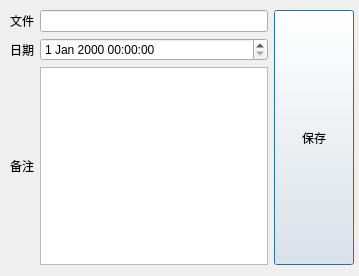
<?xml version="1.0" encoding="UTF-8"?>
<ui version="4.0">
 <class>DTag</class>
 <widget class="QDialog" name="DTag">
  <property name="geometry">
   <rect>
    <x>0</x>
    <y>0</y>
    <width>359</width>
    <height>276</height>
   </rect>
  </property>
  <property name="windowTitle">
   <string>新增备忘文件</string>
  </property>
  <property name="windowIcon">
   <iconset resource="../../resources/res.qrc">
    <normaloff>:/usedimage/tag.svg</normaloff>:/usedimage/tag.svg</iconset>
  </property>
  <widget class="QWidget" name="layoutWidget">
   <property name="geometry">
    <rect>
     <x>10</x>
     <y>10</y>
     <width>344</width>
     <height>255</height>
    </rect>
   </property>
   <layout class="QHBoxLayout" name="horizontalLayout_2" stretch="0,0">
    <item>
     <layout class="QGridLayout" name="gridLayout">
      <item row="0" column="0">
       <widget class="QLabel" name="label_1">
        <property name="text">
         <string>文件</string>
        </property>
        <property name="alignment">
         <set>Qt::AlignmentFlag::AlignCenter</set>
        </property>
       </widget>
      </item>
      <item row="2" column="0">
       <widget class="QLabel" name="label_3">
        <property name="text">
         <string>备注</string>
        </property>
        <property name="pixmap">
         <pixmap resource="../../resources/res.qrc">:/usedimage/edittag.svg</pixmap>
        </property>
        <property name="alignment">
         <set>Qt::AlignmentFlag::AlignCenter</set>
        </property>
       </widget>
      </item>
      <item row="1" column="1">
       <widget class="QDateTimeEdit" name="dateTimeEdit"/>
      </item>
      <item row="2" column="1">
       <widget class="QTextEdit" name="annotationTextEdit">
        <property name="sizePolicy">
         <sizepolicy hsizetype="Preferred" vsizetype="Preferred">
          <horstretch>0</horstretch>
          <verstretch>0</verstretch>
         </sizepolicy>
        </property>
       </widget>
      </item>
      <item row="1" column="0">
       <widget class="QLabel" name="label_2">
        <property name="text">
         <string>日期</string>
        </property>
        <property name="alignment">
         <set>Qt::AlignmentFlag::AlignCenter</set>
        </property>
       </widget>
      </item>
      <item row="0" column="1">
       <widget class="QLineEdit" name="tagsLineEdit"/>
      </item>
     </layout>
    </item>
    <item>
     <widget class="QPushButton" name="saveButton">
      <property name="sizePolicy">
       <sizepolicy hsizetype="Minimum" vsizetype="Preferred">
        <horstretch>0</horstretch>
        <verstretch>0</verstretch>
       </sizepolicy>
      </property>
      <property name="styleSheet">
       <string notr="true"> /*

QPushButton {
    color: #7598db;  
    background-color: #e0e0e0;  
    border: 1px solid #ccc; 
    border-radius: 5px;
    padding: 5px 10px;
}
*/
</string>
      </property>
      <property name="text">
       <string>保存</string>
      </property>
     </widget>
    </item>
   </layout>
  </widget>
 </widget>
 <resources>
  <include location="../../resources/res.qrc"/>
 </resources>
 <connections/>
</ui>
